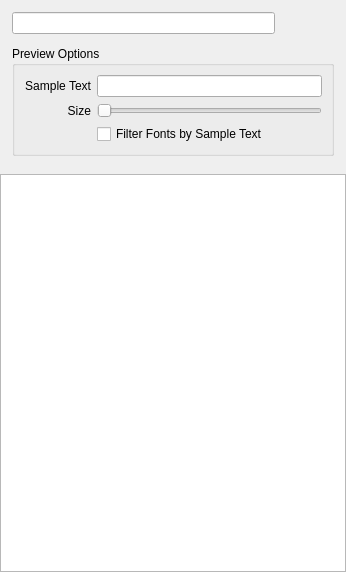
<?xml version="1.0" encoding="UTF-8"?>
<ui version="4.0">
 <class>QXFontListWindow</class>
 <widget class="QMainWindow" name="QXFontListWindow">
  <property name="geometry">
   <rect>
    <x>0</x>
    <y>0</y>
    <width>346</width>
    <height>572</height>
   </rect>
  </property>
  <property name="windowTitle">
   <string>Select Font</string>
  </property>
  <widget class="QWidget" name="centralwidget">
   <layout class="QVBoxLayout" name="verticalLayout_2">
    <property name="leftMargin">
     <number>0</number>
    </property>
    <property name="topMargin">
     <number>0</number>
    </property>
    <property name="rightMargin">
     <number>0</number>
    </property>
    <property name="bottomMargin">
     <number>0</number>
    </property>
    <item>
     <layout class="QVBoxLayout" name="verticalLayout">
      <property name="spacing">
       <number>12</number>
      </property>
      <property name="leftMargin">
       <number>12</number>
      </property>
      <property name="topMargin">
       <number>12</number>
      </property>
      <property name="rightMargin">
       <number>12</number>
      </property>
      <property name="bottomMargin">
       <number>12</number>
      </property>
      <item>
       <layout class="QHBoxLayout" name="horizontalLayout_2">
        <item>
         <widget class="QLineEdit" name="searchLineEdit"/>
        </item>
        <item>
         <layout class="QHBoxLayout" name="horizontalLayout">
          <property name="spacing">
           <number>3</number>
          </property>
          <item>
           <widget class="QPushButton" name="okButton">
            <property name="sizePolicy">
             <sizepolicy hsizetype="Fixed" vsizetype="Fixed">
              <horstretch>0</horstretch>
              <verstretch>0</verstretch>
             </sizepolicy>
            </property>
            <property name="minimumSize">
             <size>
              <width>22</width>
              <height>22</height>
             </size>
            </property>
            <property name="maximumSize">
             <size>
              <width>22</width>
              <height>22</height>
             </size>
            </property>
            <property name="focusPolicy">
             <enum>Qt::NoFocus</enum>
            </property>
            <property name="toolTip">
             <string>OK</string>
            </property>
            <property name="styleSheet">
             <string notr="true">border: none;</string>
            </property>
            <property name="text">
             <string/>
            </property>
            <property name="icon">
             <iconset resource="QXApplication.qrc">
              <normaloff>:/images/ok.png</normaloff>:/images/ok.png</iconset>
            </property>
            <property name="iconSize">
             <size>
              <width>22</width>
              <height>22</height>
             </size>
            </property>
            <property name="default">
             <bool>true</bool>
            </property>
            <property name="flat">
             <bool>true</bool>
            </property>
           </widget>
          </item>
          <item>
           <widget class="QXIconButton" name="menuButton">
            <property name="sizePolicy">
             <sizepolicy hsizetype="Fixed" vsizetype="Fixed">
              <horstretch>0</horstretch>
              <verstretch>0</verstretch>
             </sizepolicy>
            </property>
            <property name="minimumSize">
             <size>
              <width>22</width>
              <height>22</height>
             </size>
            </property>
            <property name="maximumSize">
             <size>
              <width>22</width>
              <height>22</height>
             </size>
            </property>
            <property name="focusPolicy">
             <enum>Qt::NoFocus</enum>
            </property>
            <property name="toolTip">
             <string>OK</string>
            </property>
            <property name="styleSheet">
             <string notr="true">border: none;</string>
            </property>
            <property name="text">
             <string/>
            </property>
            <property name="icon">
             <iconset resource="QXApplication.qrc">
              <normaloff>:/images/menu.png</normaloff>:/images/menu.png</iconset>
            </property>
            <property name="autoDefault">
             <bool>false</bool>
            </property>
            <property name="flat">
             <bool>true</bool>
            </property>
           </widget>
          </item>
         </layout>
        </item>
       </layout>
      </item>
      <item>
       <widget class="QGroupBox" name="previewSettingsGoupBox">
        <property name="title">
         <string>Preview Options</string>
        </property>
        <layout class="QGridLayout" name="gridLayout">
         <item row="0" column="1">
          <widget class="QLineEdit" name="previewTextEdit"/>
         </item>
         <item row="1" column="1">
          <widget class="QSlider" name="previewFontSizeSlider">
           <property name="minimum">
            <number>20</number>
           </property>
           <property name="orientation">
            <enum>Qt::Horizontal</enum>
           </property>
          </widget>
         </item>
         <item row="0" column="0">
          <widget class="QLabel" name="label">
           <property name="text">
            <string>Sample Text</string>
           </property>
           <property name="alignment">
            <set>Qt::AlignRight|Qt::AlignTrailing|Qt::AlignVCenter</set>
           </property>
          </widget>
         </item>
         <item row="1" column="0">
          <widget class="QLabel" name="label_2">
           <property name="text">
            <string>Size</string>
           </property>
           <property name="alignment">
            <set>Qt::AlignRight|Qt::AlignTrailing|Qt::AlignVCenter</set>
           </property>
          </widget>
         </item>
         <item row="2" column="1">
          <widget class="QCheckBox" name="previewCoverAllCharsCheckBox">
           <property name="toolTip">
            <string>Show only the fonts which contain all the sample characters.</string>
           </property>
           <property name="text">
            <string>Filter Fonts by Sample Text</string>
           </property>
          </widget>
         </item>
        </layout>
       </widget>
      </item>
     </layout>
    </item>
    <item>
     <widget class="QXFontListView" name="fontListView"/>
    </item>
   </layout>
  </widget>
 </widget>
 <customwidgets>
  <customwidget>
   <class>QXIconButton</class>
   <extends>QPushButton</extends>
   <header>QXIconButton.h</header>
  </customwidget>
  <customwidget>
   <class>QXFontListView</class>
   <extends>QListView</extends>
   <header>QXFontListView.h</header>
  </customwidget>
 </customwidgets>
 <resources>
  <include location="QXApplication.qrc"/>
 </resources>
 <connections/>
</ui>
